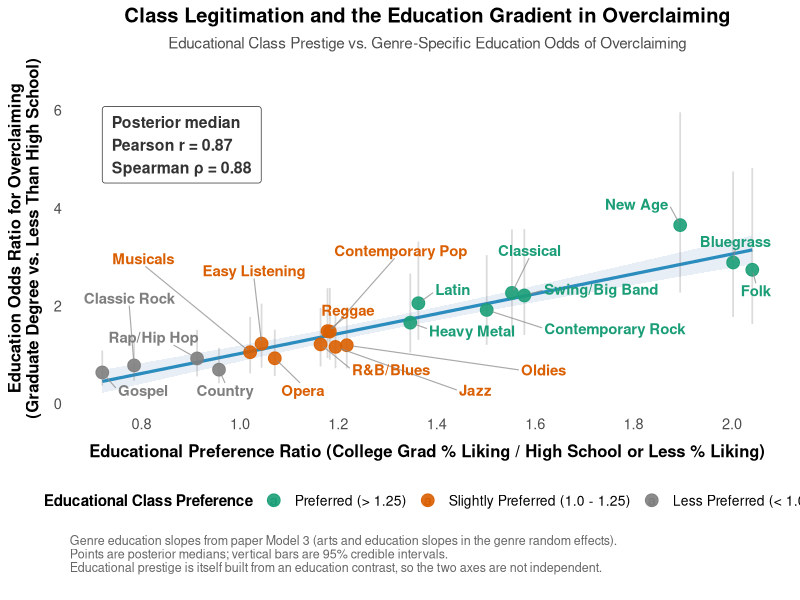

This chart was generated by the following R code:
#' @title Figure 10 preview: education-by-genre overclaiming odds against prestige
#' @description Companion to Figure 9, using paper Model 3 (arts and education
#'   slopes in the same genre random effects). For each genre the
#'   plot pairs the genre-specific education slope for overclaiming, expressed
#'   as an odds ratio across the full six-category range of education, with the
#'   genre's educational prestige (College Preference Ratio). Styled to match
#'   Figure 9: posterior medians with 95% credible intervals on the odds ratio.
#'
#'   Read from cache, not from the fit: cache/m11_genre_summary.csv holds the
#'   posterior medians and 95% bounds, and cache/m11_correlations.csv the
#'   draw-level correlations, both produced by
#'   Scripts/main/post_m11_genre_effects.R (paper Model 3 = local Model 11), so
#'   this script runs in seconds and needs no fit in memory.
#'
#'   Note on interpretation: educational prestige is itself built from an
#'   education contrast, so the two axes share the education variable. Read the
#'   correlation as describing how tightly education slopes follow the prestige
#'   ordering, not as an independent causal test.
#'
#'   Output: Plots/fig10_educ_prestige_vs_odds.png

library(ggplot2)
library(ggrepel)
library(dplyr)

slopes <- read.csv("cache/m11_genre_summary.csv", stringsAsFactors = FALSE)
stopifnot(nrow(slopes) == 20)

# educ2 enters as a linear term over six ordered categories, so the full-range
# contrast is five steps (less than high school to graduate degree).
n_steps <- 5

d <- slopes %>%
  mutate(
    odds_ratio = exp(educ_slope_med * n_steps),
    or_lo = exp(educ_slope_lo * n_steps),
    or_hi = exp(educ_slope_hi * n_steps),
    pref_cat = case_when(
      ratio_col < 1.0 ~ "Less Preferred (< 1.0)",
      ratio_col >= 1.0 & ratio_col <= 1.25 ~ "Slightly Preferred (1.0 - 1.25)",
      ratio_col > 1.25 ~ "Preferred (> 1.25)"
    ),
    pref_cat = factor(
      pref_cat,
      levels = c("Preferred (> 1.25)", "Slightly Preferred (1.0 - 1.25)", "Less Preferred (< 1.0)")
    )
  )

pref_colors <- c(
  "Preferred (> 1.25)"              = "#1b9e77",
  "Slightly Preferred (1.0 - 1.25)" = "#d95f02",
  "Less Preferred (< 1.0)"          = "gray50"
)

# Annotate with the draw-level posterior correlations, so the figure reports the
# same quantity as the text rather than a correlation of point medians.
cor_tab <- read.csv("cache/m11_correlations.csv", stringsAsFactors = FALSE)
r_prestige_or <- cor_tab$Median[cor_tab$Statistic == "educ_prestige_pearson"]
rho_prestige_or <- cor_tab$Median[cor_tab$Statistic == "educ_prestige_spearman"]
stopifnot(length(r_prestige_or) == 1, length(rho_prestige_or) == 1)

p <- ggplot(d, aes(x = ratio_col, y = odds_ratio)) +
  geom_smooth(method = "lm", color = "#2b8cbe", fill = "#a6bddb", alpha = 0.25, linewidth = 1.1) +
  geom_errorbar(
    aes(ymin = or_lo, ymax = or_hi),
    width = 0, linewidth = 0.6, color = "gray45", alpha = 0.25
  ) +
  geom_point(aes(color = pref_cat), size = 4, alpha = 0.9) +
  geom_text_repel(
    aes(label = genre_name, color = pref_cat),
    size = 3.8, fontface = "bold",
    box.padding = 0.7, point.padding = 0.5,
    force = 18, force_pull = 0.2,
    max.overlaps = Inf, min.segment.length = 0,
    segment.color = "gray55", segment.size = 0.4, segment.alpha = 0.75,
    seed = 42
  ) +
  scale_color_manual(values = pref_colors, name = "Educational Class Preference") +
  annotate(
    "label",
    x = min(d$ratio_col), y = max(d$or_hi) * 1.02,
    label = sprintf("Posterior median\nPearson r = %.2f\nSpearman \u03c1 = %.2f", r_prestige_or, rho_prestige_or),
    hjust = 0, vjust = 1, size = 4, fontface = "bold",
    fill = "white", color = "gray20", label.padding = unit(0.5, "lines")
  ) +
  scale_x_continuous(breaks = seq(0.6, 2.2, by = 0.2)) +
  scale_y_continuous(expand = expansion(mult = c(0.06, 0.14))) +
  theme_minimal(base_size = 13) +
  theme(
    plot.title = element_text(face = "bold", size = 14.5, hjust = 0.5),
    plot.subtitle = element_text(size = 11, hjust = 0.5, color = "gray30", margin = margin(b = 10)),
    plot.caption = element_text(size = 9, color = "gray40", hjust = 0, margin = margin(t = 10)),
    axis.title.x = element_text(face = "bold", size = 12, margin = margin(t = 8)),
    axis.title.y = element_text(face = "bold", size = 12, margin = margin(r = 8)),
    axis.text = element_text(size = 10.5),
    legend.position = "bottom",
    legend.title = element_text(face = "bold", size = 11),
    legend.text = element_text(size = 10),
    panel.grid.minor = element_blank(),
    panel.grid.major = element_blank(),
    plot.margin = margin(t = 5.5, r = 11, b = 18, l = 5.5)
  ) +
  labs(
    title = "Class Legitimation and the Education Gradient in Overclaiming",
    subtitle = "Educational Class Prestige vs. Genre-Specific Education Odds of Overclaiming",
    x = "Educational Preference Ratio (College Grad % Liking / High School or Less % Liking)",
    y = "Education Odds Ratio for Overclaiming\n(Graduate Degree vs. Less Than High School)",
    caption = paste(
      "Genre education slopes from paper Model 3 (arts and education slopes in the genre random effects).",
      "Points are posterior medians; vertical bars are 95% credible intervals.",
      "Educational prestige is itself built from an education contrast, so the two axes are not independent.",
      sep = "\n"
    )
  )

dir.create("Plots", showWarnings = FALSE)
ggsave("Plots/fig10_educ_prestige_vs_odds.png", p, width = 9.5, height = 7, dpi = 300, bg = "white")
cat("Saved Plots/fig10_educ_prestige_vs_odds.png\n")
print(d[, c("genre_name", "ratio_col", "odds_ratio", "or_lo", "or_hi", "pref_cat")])
